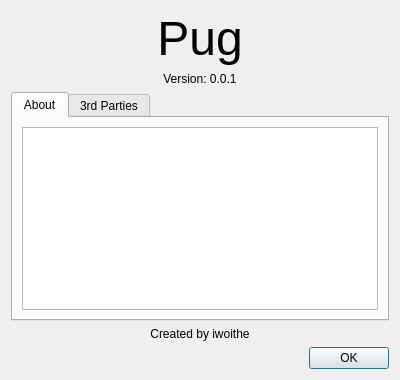
<?xml version="1.0" encoding="UTF-8"?>
<ui version="4.0">
 <class>Dialog</class>
 <widget class="QDialog" name="Dialog">
  <property name="geometry">
   <rect>
    <x>0</x>
    <y>0</y>
    <width>400</width>
    <height>380</height>
   </rect>
  </property>
  <property name="windowTitle">
   <string>Dialog</string>
  </property>
  <layout class="QVBoxLayout" name="verticalLayout">
   <item>
    <layout class="QVBoxLayout" name="layout_content">
     <item>
      <layout class="QHBoxLayout" name="layout_title">
       <item>
        <layout class="QVBoxLayout" name="layout_title_text">
         <item>
          <widget class="QLabel" name="label_title">
           <property name="font">
            <font>
             <pointsize>36</pointsize>
            </font>
           </property>
           <property name="text">
            <string>Pug</string>
           </property>
           <property name="alignment">
            <set>Qt::AlignCenter</set>
           </property>
          </widget>
         </item>
         <item>
          <widget class="QLabel" name="label_version">
           <property name="text">
            <string>Version: 0.0.1</string>
           </property>
           <property name="alignment">
            <set>Qt::AlignCenter</set>
           </property>
          </widget>
         </item>
        </layout>
       </item>
      </layout>
     </item>
    </layout>
   </item>
   <item>
    <widget class="QTabWidget" name="tab_info">
     <property name="currentIndex">
      <number>0</number>
     </property>
     <widget class="QWidget" name="tab_about">
      <attribute name="title">
       <string>About</string>
      </attribute>
      <layout class="QVBoxLayout" name="verticalLayout_3">
       <item>
        <widget class="QTextEdit" name="about_text">
         <property name="readOnly">
          <bool>true</bool>
         </property>
         <property name="markdown">
          <string/>
         </property>
        </widget>
       </item>
      </layout>
     </widget>
     <widget class="QWidget" name="tab_third_parties">
      <attribute name="title">
       <string>3rd Parties</string>
      </attribute>
      <layout class="QVBoxLayout" name="verticalLayout_2">
       <item>
        <widget class="QTextEdit" name="third_parties_text">
         <property name="readOnly">
          <bool>true</bool>
         </property>
         <property name="markdown">
          <string># Third Parties:

- [PyQt](https://www.riverbankcomputing.com/software/pyqt) 5.14.2
- [lxml](https://lxml.de/) 4.5.2
- [BeautifulSoup](http://www.crummy.com/software/BeautifulSoup/bs4/) 4.9.1
</string>
         </property>
         <property name="html">
          <string>&lt;!DOCTYPE HTML PUBLIC &quot;-//W3C//DTD HTML 4.0//EN&quot; &quot;http://www.w3.org/TR/REC-html40/strict.dtd&quot;&gt;
&lt;html&gt;&lt;head&gt;&lt;meta name=&quot;qrichtext&quot; content=&quot;1&quot; /&gt;&lt;style type=&quot;text/css&quot;&gt;
p, li { white-space: pre-wrap; }
&lt;/style&gt;&lt;/head&gt;&lt;body style=&quot; font-family:'MS Shell Dlg 2'; font-size:8.25pt; font-weight:400; font-style:normal;&quot;&gt;
&lt;h1 style=&quot; margin-top:0px; margin-bottom:0px; margin-left:0px; margin-right:0px; -qt-block-indent:0; text-indent:0px;&quot;&gt;&lt;span style=&quot; font-size:xx-large; font-weight:600;&quot;&gt;Third Parties:&lt;/span&gt;&lt;/h1&gt;
&lt;ul style=&quot;margin-top: 0px; margin-bottom: 0px; margin-left: 0px; margin-right: 0px; -qt-list-indent: 1;&quot;&gt;&lt;li style=&quot; font-size:8pt;&quot; style=&quot; margin-top:12px; margin-bottom:12px; margin-left:0px; margin-right:0px; -qt-block-indent:0; text-indent:0px;&quot;&gt;&lt;a href=&quot;https://www.riverbankcomputing.com/software/pyqt&quot;&gt;&lt;span style=&quot; text-decoration: underline; color:#0000ff;&quot;&gt;PyQt&lt;/span&gt;&lt;/a&gt; 5.14.2&lt;/li&gt;
&lt;li style=&quot; font-size:8pt;&quot; style=&quot; margin-top:12px; margin-bottom:12px; margin-left:0px; margin-right:0px; -qt-block-indent:0; text-indent:0px;&quot;&gt;&lt;a href=&quot;https://lxml.de/&quot;&gt;&lt;span style=&quot; text-decoration: underline; color:#0000ff;&quot;&gt;lxml&lt;/span&gt;&lt;/a&gt; 4.5.2&lt;/li&gt;
&lt;li style=&quot; font-size:8pt;&quot; style=&quot; margin-top:12px; margin-bottom:12px; margin-left:0px; margin-right:0px; -qt-block-indent:0; text-indent:0px;&quot;&gt;&lt;a href=&quot;http://www.crummy.com/software/BeautifulSoup/bs4/&quot;&gt;&lt;span style=&quot; text-decoration: underline; color:#0000ff;&quot;&gt;BeautifulSoup&lt;/span&gt;&lt;/a&gt; 4.9.1&lt;/li&gt;&lt;/ul&gt;&lt;/body&gt;&lt;/html&gt;</string>
         </property>
        </widget>
       </item>
      </layout>
     </widget>
    </widget>
   </item>
   <item>
    <widget class="QLabel" name="label_author">
     <property name="text">
      <string>Created by iwoithe</string>
     </property>
     <property name="alignment">
      <set>Qt::AlignCenter</set>
     </property>
    </widget>
   </item>
   <item>
    <widget class="QDialogButtonBox" name="button_box">
     <property name="standardButtons">
      <set>QDialogButtonBox::Ok</set>
     </property>
    </widget>
   </item>
  </layout>
 </widget>
 <resources/>
 <connections/>
</ui>
